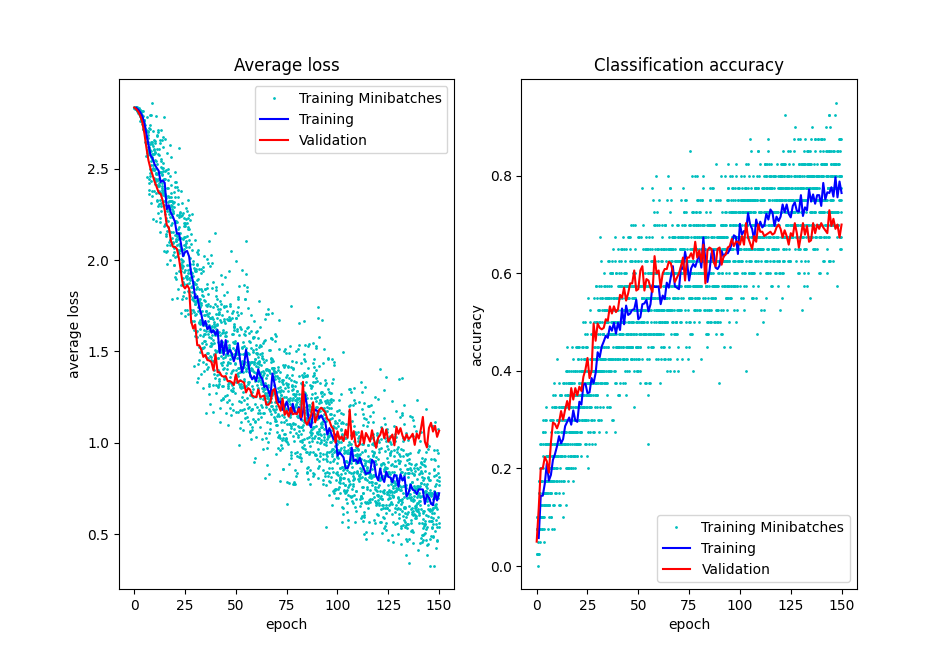

Generate this figure with Python:
import torch
from torchvision import datasets
from torchvision.transforms import ToTensor
from torch.utils.data import DataLoader
import torch.nn as nn
import matplotlib.pyplot as plt
import torch.nn.functional as F
import torch.optim as optim
import numpy as np
from torchvision import transforms, datasets
import matplotlib.pyplot as plt

from torchvision.models import squeezenet1_1, SqueezeNet1_1_Weights

if torch.cuda.is_available():
    device = torch.cuda.device(0)
    print("Using CUDA!")
else:
    device = torch.device('cpu')

# https://www.robots.ox.ac.uk/~vgg/data/flowers/17/
# https://cs231n.github.io/transfer-learning/
# SOURCE: https://pytorch.org/hub/pytorch_vision_squeezenet/
train_dataset = datasets.ImageFolder(root='../data/oxford-flowers17/train', 
                                     transform=transforms.Compose([
                                        transforms.RandomVerticalFlip(),
                                        transforms.RandomHorizontalFlip(),
                                        transforms.RandomResizedCrop(224),
                                        # transforms.Resize(256),
                                        # transforms.RandomCrop(224),
                                        transforms.ToTensor(),
                                        transforms.Normalize(mean=[0.485, 0.456, 0.406], std=[0.229, 0.224, 0.225]),
                                    ]))
valid_dataset = datasets.ImageFolder(root='../data/oxford-flowers17/val', 
                                     transform=transforms.Compose([
                                        transforms.Resize(256),
                                        transforms.CenterCrop(224),
                                        transforms.ToTensor(),
                                        transforms.Normalize(mean=[0.485, 0.456, 0.406], std=[0.229, 0.224, 0.225]),
                                    ]))
train_dataset_size = len(train_dataset)
valid_dataset_size = len(valid_dataset)
print(valid_dataset_size)
# print(train_dataset[0])
# plt.imshow(train_dataset[0][0])
# plt.show()

batch_size = 40
num_batches = train_dataset_size // batch_size
train_dataset_loader = torch.utils.data.DataLoader(train_dataset, shuffle=True, batch_size=batch_size)
valid_dataset_loader = torch.utils.data.DataLoader(valid_dataset, shuffle=False, batch_size=valid_dataset_size)

class ScratchNet(nn.Module):

    def __init__(self):
        super().__init__()
        self.features = nn.Sequential(
            nn.Conv2d(3, 30, 3),
            nn.ReLU(),
            nn.MaxPool2d(2, 2),
            nn.Conv2d(30, 80, 3),
            nn.ReLU(),
            nn.MaxPool2d(2, 2),
            nn.Conv2d(80, 60, 3),
            nn.ReLU(),
            nn.MaxPool2d(2, 2),
        )
        self.classifier = nn.Sequential( # adapted from pytorch source code
            nn.Flatten(),
            nn.Linear(40560, 4096),
            nn.ReLU(),
            nn.Linear(4096, 17),
            nn.ReLU()
        )

    def forward(self, x):
        x = self.features(x)
        x = self.classifier(x)
        return x
    
max_iter = 150
learning_rate = 1e-3
model = ScratchNet().to(device)

loss_function = nn.CrossEntropyLoss()
optimizer = torch.optim.SGD(model.parameters(), lr=learning_rate, momentum=0.9)

train_loss = []
train_loss_overall = []
train_acc = []
train_acc_overall = []
valid_loss = []
valid_acc = []
for epoch in range(max_iter + 1):

    cum_valid_correct = 0
    cum_valid_loss = 0
    with torch.no_grad():
        for x, y in valid_dataset_loader:
            y_probs = model.forward(x)
            _, y_pred = torch.max(y_probs, dim=1)
            cum_valid_correct += torch.eq(y_pred, y).sum().item()
            loss = loss_function(y_probs, y)
            cum_valid_loss += loss.item() * valid_dataset_size # loss is tensor
    valid_loss.append(cum_valid_loss / valid_dataset_size)
    valid_acc.append(cum_valid_correct / valid_dataset_size)
    print(f"Epoch {epoch} valid: {cum_valid_loss/valid_dataset_size} {cum_valid_correct/valid_dataset_size}")

    if epoch == max_iter: break

    cum_loss = 0
    cum_correct = 0
    for i, (x, y) in enumerate(train_dataset_loader):
        optimizer.zero_grad()
        y_probs = model.forward(x)
        _, y_pred = torch.max(y_probs, dim=1)
        loss = loss_function(y_probs, y)
        loss.backward()
        optimizer.step()

        correct = torch.eq(y_pred, y).sum().item()
        cum_correct += correct
        cum_loss += loss.item() * batch_size# loss is tensor
        train_loss.append(loss.item())
        train_acc.append(correct / batch_size)
        if i % (num_batches // 6) == 0:
            print(f"Epoch {epoch} batch {i} loss: {cum_loss} acc: {cum_correct}")


    train_loss_overall.append(cum_loss / train_dataset_size)
    train_acc_overall.append(cum_correct / train_dataset_size)
    print(f"Epoch {epoch} loss: {cum_loss} acc:{cum_correct/train_dataset_size}")

fig, ax = plt.subplots(1, 2)
ax[0].plot(np.arange(len(train_loss))/num_batches, train_loss, 'co', markersize=1)
ax[0].plot(np.arange(1, max_iter+1), train_loss_overall, 'b-')
ax[0].plot(np.arange(0, max_iter+1), valid_loss, 'r-')
ax[0].legend(['Training Minibatches', 'Training', 'Validation'])
ax[0].set_xlabel('epoch')
ax[0].set_ylabel('average loss')
ax[0].set_title("Average loss")
ax[1].plot(np.arange(len(train_acc))/num_batches, train_acc, 'co', markersize=1)
ax[1].plot(np.arange(1, max_iter+1), train_acc_overall, 'b-')
ax[1].plot(np.arange(0, max_iter+1), valid_acc, 'r-')
ax[1].legend(['Training Minibatches', 'Training', 'Validation'])
ax[1].set_xlabel('epoch')
ax[1].set_ylabel('accuracy')
ax[1].set_title("Classification accuracy")
plt.show()
